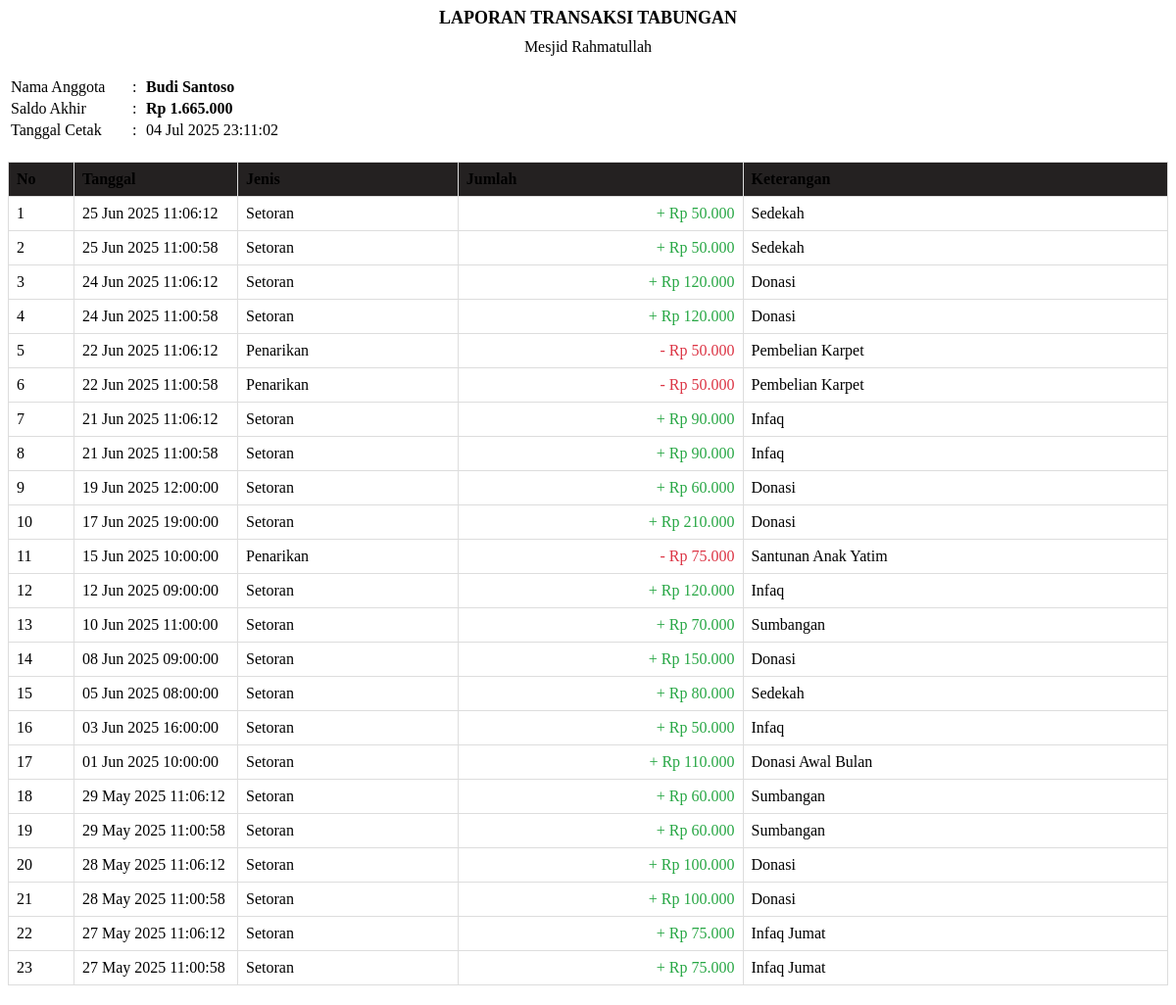
The app's page /get_transactions.php?id_tabungan=12 with its own data.
### tables this page shows
CREATE TABLE IF NOT EXISTS `tabungan` (
  `id_tabungan` int NOT NULL AUTO_INCREMENT,
  `id_pengguna` int DEFAULT NULL,
  `jumlah_tabungan` int DEFAULT NULL,
  `tanggal_setor` date DEFAULT NULL,
  `keterangan` text,
  PRIMARY KEY (`id_tabungan`),
  KEY `id_pengguna` (`id_pengguna`)
);

CREATE TABLE IF NOT EXISTS `pengguna` (
  `id_pengguna` int NOT NULL AUTO_INCREMENT,
  `nama` varchar(50) DEFAULT NULL,
  `role` varchar(10) DEFAULT NULL,
  `email` varchar(100) DEFAULT NULL,
  `password` varchar(255) NOT NULL,
  `created_at` timestamp NULL DEFAULT NULL,
  PRIMARY KEY (`id_pengguna`) USING BTREE
);

CREATE TABLE IF NOT EXISTS `transaksi` (
  `id_transaksi` int NOT NULL AUTO_INCREMENT,
  `id_tabungan` int DEFAULT NULL,
  `id_pengguna` int DEFAULT NULL,
  `jenis` enum('masuk','keluar') NOT NULL,
  `jumlah` int NOT NULL,
  `tanggal` datetime NOT NULL DEFAULT CURRENT_TIMESTAMP,
  `keterangan` text,
  PRIMARY KEY (`id_transaksi`),
  KEY `id_tabungan` (`id_tabungan`),
  KEY `id_pengguna` (`id_pengguna`)
);

### get_transactions.php (the view, shortened to what this page needs)
<?php
require_once "db.php";
try {
    $pdo = new PDO("mysql:host=$host;dbname=$dbname", $username, $password);
    $pdo->setAttribute(PDO::ATTR_ERRMODE, PDO::ERRMODE_EXCEPTION);
    $pdo->exec("SET time_zone = '+07:00'");
    $id_tabungan = $_GET['id_tabungan'];
    $stmt = $pdo->prepare("SELECT t.*, p.nama FROM tabungan t JOIN pengguna p ON t.id_pengguna = p.id_pengguna WHERE t.id_tabungan = ?");
    $stmt->execute([$id_tabungan]);
    $tabungan = $stmt->fetch(PDO::FETCH_ASSOC);
    $stmt = $pdo->prepare("SELECT * FROM transaksi WHERE id_tabungan = ? ORDER BY tanggal DESC");
    $stmt->execute([$id_tabungan]);
    $transactions = $stmt->fetchAll(PDO::FETCH_ASSOC);
    $html = '
    <style>
        .report-header { margin-bottom: 20px; }
        .report-title { font-size: 18px; font-weight: bold; text-align: center; margin-bottom: 10px; }
        .report-subtitle { text-align: center; margin-bottom: 20px; }
        .report-info { margin-bottom: 15px; }
        .transaction-table { width: 100%; border-collapse: collapse; margin-bottom: 20px; }
        .transaction-table th, .transaction-table td { border: 1px solid #ddd; padding: 8px; }
        .transaction-table th { background-color:rgb(36, 33, 33); text-align: left; }
        .text-right { text-align: right; }
        .text-center { text-align: center; }
        .deposit { color: #28a745; }
        .withdrawal { color: #dc3545; }
        .print-only { display: none; }
        .transaction-date { white-space: nowrap; }
        @media print {
            .no-print { display: none; }
            .print-only { display: block; }
            body { font-size: 12pt; }
            .report-header { margin-bottom: 10mm; }
            .transaction-table { page-break-inside: avoid; }
        }
    </style>
    <div class="report-header">
        <div class="report-title">LAPORAN TRANSAKSI TABUNGAN</div>
        <div class="report-subtitle">Mesjid Rahmatullah</div>
        <div class="report-info">
            <table>
                <tr>
                    <td width="120">Nama Anggota</td>
                    <td width="10">:</td>
                    <td><strong>'.htmlspecialchars($tabungan['nama']).'</strong></td>
                </tr>
                <tr>
                    <td>Saldo Akhir</td>
                    <td>:</td>
                    <td><strong>Rp '.number_format($tabungan['jumlah_tabungan'], 0, ',', '.').'</strong></td>
                </tr>
                <tr>
                    <td>Tanggal Cetak</td>
                    <td>:</td>
                    <td>'.date('d M Y H:i:s').'</td>
                </tr>
            </table>
        </div>
    </div>';
    if (count($transactions) > 0) {
        $html .= '
        <table class="transaction-table">
            <thead>
                <tr>
                    <th width="50">No</th>
                    <th width="150">Tanggal</th>
                    <th>Jenis</th>
                    <th class="text-right">Jumlah</th>
                    <th>Keterangan</th>
                </tr>
            </thead>
            <tbody>';
        foreach ($transactions as $index => $transaction) {
            $transactionDate = $transaction['tanggal'] ? date('d M Y H:i:s', strtotime($transaction['tanggal'])) : '-';
            $html .= '
            <tr>
                <td>'.($index + 1).'</td>
                <td class="transaction-date">'.$transactionDate.'</td>
                <td>'.($transaction['jenis'] == 'masuk' ? 'Setoran' : 'Penarikan').'</td>
                <td class="text-right '.($transaction['jenis'] == 'masuk' ? 'deposit' : 'withdrawal').'">
                    '.($transaction['jenis'] == 'masuk' ? '+' : '-').' Rp '.number_format($transaction['jumlah'], 0, ',', '.').'
                </td>
                <td>'.htmlspecialchars($transaction['keterangan']).'</td>
            </tr>';
        }
        $html .= '
            </tbody>
        </table>';
    } else {
        $html .= '<div class="alert alert-info">Tidak ada transaksi yang tercatat.</div>';
    }
    $html .= '
    <div class="print-only">
        <table width="100%">
            <tr>
                <td width="50%"></td>
                <td class="text-center">
                    <p>Mengetahui,</p>
                    <br><br><br>
                    <p>_________________________</p>
                    <p>Petugas</p>
                </td>
            </tr>
        </table>
    </div>';
    echo $html;
} catch (Exception $e) {
    echo '<div class="alert alert-danger">Error: '.htmlspecialchars($e->getMessage()).'</div>';
}
?>

### get_transactions.php (style rules this page uses)
.report-header { margin-bottom: 20px; }
.report-title { font-size: 18px; font-weight: bold; text-align: center; margin-bottom: 10px; }
.report-subtitle { text-align: center; margin-bottom: 20px; }
.report-info { margin-bottom: 15px; }
.transaction-table { width: 100%; border-collapse: collapse; margin-bottom: 20px; }
.transaction-table th, .transaction-table td { border: 1px solid #ddd; padding: 8px; }
.transaction-table th { background-color:rgb(36, 33, 33); text-align: left; }
.text-right { text-align: right; }
.deposit { color: #28a745; }
.withdrawal { color: #dc3545; }
.transaction-date { white-space: nowrap; }

### records on screen
tabungan: id_pengguna.nama "Budi Santoso", jumlah_tabungan "1.665.000"
transaksi: tanggal "25 Jun 2025 11:06:12", jenis "Setoran", jumlah "50.000", keterangan "Sedekah"
transaksi: tanggal "25 Jun 2025 11:00:58", jenis "Setoran", jumlah "50.000", keterangan "Sedekah"
transaksi: tanggal "24 Jun 2025 11:06:12", jenis "Setoran", jumlah "120.000", keterangan "Donasi"
transaksi: tanggal "24 Jun 2025 11:00:58", jenis "Setoran", jumlah "120.000", keterangan "Donasi"
transaksi: tanggal "22 Jun 2025 11:06:12", jenis "Penarikan", jumlah "50.000", keterangan "Pembelian Karpet"
transaksi: tanggal "22 Jun 2025 11:00:58", jenis "Penarikan", jumlah "50.000", keterangan "Pembelian Karpet"
transaksi: tanggal "21 Jun 2025 11:06:12", jenis "Setoran", jumlah "90.000", keterangan "Infaq"
transaksi: tanggal "21 Jun 2025 11:00:58", jenis "Setoran", jumlah "90.000", keterangan "Infaq"
transaksi: tanggal "19 Jun 2025 12:00:00", jenis "Setoran", jumlah "60.000", keterangan "Donasi"
transaksi: tanggal "17 Jun 2025 19:00:00", jenis "Setoran", jumlah "210.000", keterangan "Donasi"
transaksi: tanggal "15 Jun 2025 10:00:00", jenis "Penarikan", jumlah "75.000", keterangan "Santunan Anak Yatim"
transaksi: tanggal "12 Jun 2025 09:00:00", jenis "Setoran", jumlah "120.000", keterangan "Infaq"
transaksi: tanggal "10 Jun 2025 11:00:00", jenis "Setoran", jumlah "70.000", keterangan "Sumbangan"
transaksi: tanggal "08 Jun 2025 09:00:00", jenis "Setoran", jumlah "150.000", keterangan "Donasi"
transaksi: tanggal "05 Jun 2025 08:00:00", jenis "Setoran", jumlah "80.000", keterangan "Sedekah"
transaksi: tanggal "03 Jun 2025 16:00:00", jenis "Setoran", jumlah "50.000", keterangan "Infaq"
transaksi: tanggal "01 Jun 2025 10:00:00", jenis "Setoran", jumlah "110.000", keterangan "Donasi Awal Bulan"
transaksi: tanggal "29 May 2025 11:06:12", jenis "Setoran", jumlah "60.000", keterangan "Sumbangan"
transaksi: tanggal "29 May 2025 11:00:58", jenis "Setoran", jumlah "60.000", keterangan "Sumbangan"
transaksi: tanggal "28 May 2025 11:06:12", jenis "Setoran", jumlah "100.000", keterangan "Donasi"
transaksi: tanggal "28 May 2025 11:00:58", jenis "Setoran", jumlah "100.000", keterangan "Donasi"
transaksi: tanggal "27 May 2025 11:06:12", jenis "Setoran", jumlah "75.000", keterangan "Infaq Jumat"
transaksi: tanggal "27 May 2025 11:00:58", jenis "Setoran", jumlah "75.000", keterangan "Infaq Jumat"
